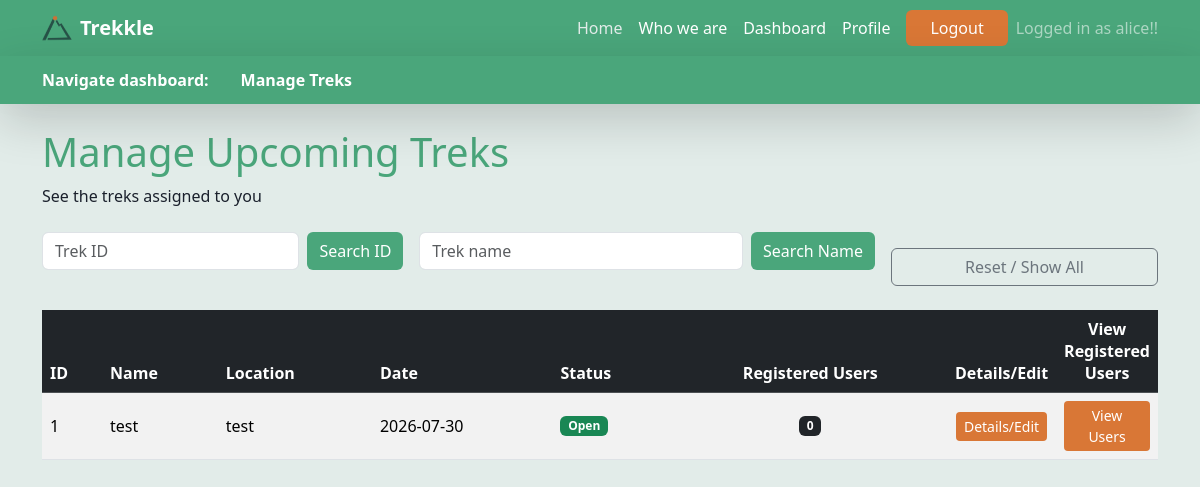
/staff/dashboard (signed in), run on an earlier commit of the app's database.
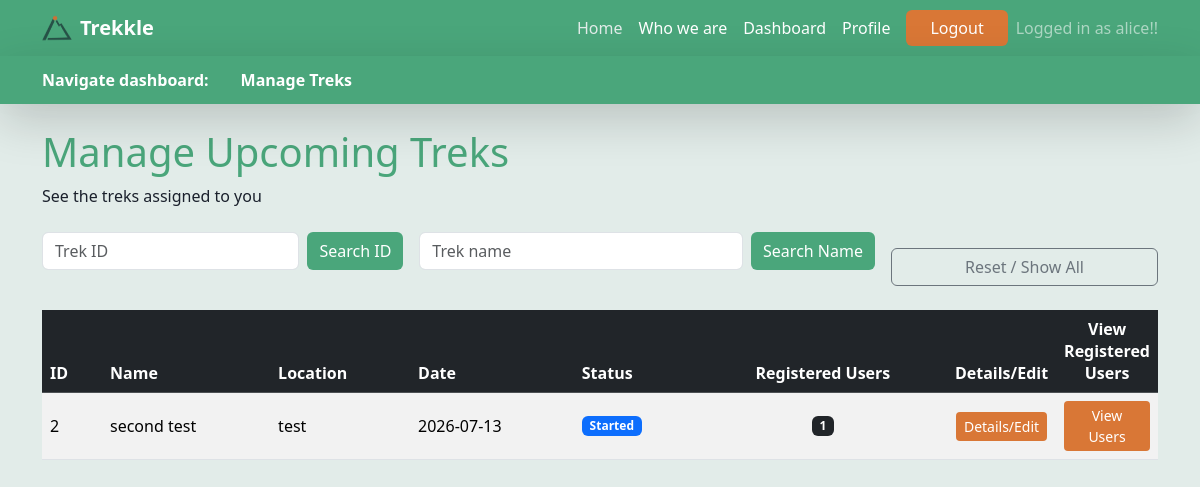
And on a later commit of the database.
### models.py (models this page shows)
class Treks(db.Model):
    id = db.Column(db.Integer, primary_key=True)
    name = db.Column(db.String(150), nullable=False)
    location = db.Column(db.String(150), nullable=False)
    description = db.Column(db.Text)
    difficulty = db.Column(db.String(20), nullable=False)
    duration_days = db.Column(db.Integer, nullable=False)
    total_slots = db.Column(db.Integer, nullable=False)
    available_slots = db.Column(db.Integer, nullable=False)
    start_date = db.Column(db.Date, nullable=False)
    end_date = db.Column(db.Date, nullable=False)
    status = db.Column(db.String(20), nullable=False, default="Open")
    trek_updates = db.Column(db.String(250), default="As Scheduled")
    created_at = db.Column(db.DateTime, default=lambda: datetime.now(timezone.utc))

### staff.py (the view)
@staff_bp.route('/staff/dashboard')
@login_required
@staff_required
def staff_dashboard():
    search_id   = request.args.get('search_id', '').strip()
    search_name = request.args.get('search_name', '').strip()
    squery = StaffAssignment.query.filter(StaffAssignment.staff_assigned == current_user.id)
    assigned_trek_ids = db.session.query(StaffAssignment.trek_id).filter(
        StaffAssignment.staff_assigned == current_user.id
    ).subquery()
    query = Treks.query.filter(
        Treks.id.in_(assigned_trek_ids),
        Treks.start_date >= date.today()
    ) # only show upcoming treks
    if search_id:
        try:
            query = query.filter(Treks.id == int(search_id))
        except ValueError:
            flash('Invalid Trek ID format.', 'error')
    elif search_name:
        query = query.filter(Treks.name.ilike(f'%{search_name}%'))
    treks = query.order_by(Treks.id).all()
    def fetch_bookings(trek_id):
        return db.session.query(Booking, User, Treks).join(
            User, Booking.user_id == User.id
        ).join(
            Treks, Booking.trek_id == Treks.id
        ).filter(
            Booking.trek_id == trek_id,
            Booking.status=='Booked'
        ).order_by(Booking.id).all()
    def booking_count(trek_id):
        return Booking.query.filter(
            Booking.trek_id == trek_id,
            Booking.status != 'Cancelled'
        ).count()
    return render_template(
        'staff.html',
        user=current_user,
        treks=treks,
        search_id=search_id,
        search_name=search_name,
        fetch_bookings=fetch_bookings,
        booking_count=booking_count,
    )

### app.py (called while the page is built)
@login_manager.user_loader
def load_user(user_id):
    return(User.query.get(int(user_id)))

### staff.py (called while the page is built)
def staff_required(f):
    @wraps(f)
    def wrapped(*args, **kwargs):
        if current_user.role != 'Staff' or current_user.status != 'active':
            from flask import abort
            abort(403)
        return f(*args, **kwargs)
    return wrapped

### templates/staff.html (shortened to what the changed rows need)
{%extends "base.html"%}
{% block content %}
<div class="container py-4">
    <h1 class="mb-2 text-trekkle-primary" id="treks-section">Manage Upcoming Treks</h1>
    <div style="max-height: 420px; overflow-y: auto;">
        <table class="table table-hover table-striped align-middle mb-0" id="treks_table">
        <thead class="table-dark">
                <tr>
                    <th style="width:60px">ID</th>
                    <th>Name</th>
                    <th>Location</th>
                    <th>Date</th>
                    <th>Status</th>
                    <th class="text-center">Registered Users</th>
                    <th style="width:80px" class="text-center">Details/Edit</th>
                    <th style="width:80px" class="text-center">View Registered Users</th>
                </tr>
        </thead>
        <tbody>
                {% if treks %}
                {% for trek in treks %}
                <tr>
                    <td>{{ trek.id }}</td>
                    <td>{{ trek.name }}</td>
                    <td>{{ trek.location}}</td>
                    <td>{{ trek.start_date}}</td>
                    <td>
                        {% if trek.status == 'Open' %}
                        <span class="badge bg-success">Open</span>
                        {% elif trek.status == 'Started' %}
                        <span class="badge bg-primary">Started</span>
                        {% elif trek.status == 'Completed' %}
                        <span class="badge bg-info">Completed</span>
                        {% elif trek.status == 'Cancelled' %}
                        <span class="badge bg-danger">Cancelled</span>
                        {% else %}
                        <span class="badge bg-secondary">{{ trek.status }}</span>
                        {% endif %}
                    </td>
                    <td class="text-center">
                        <span class="badge bg-dark">{{ booking_count(trek.id) }}</span>
                    </td>
                    <td class="text-center">
                        <button class="btn btn-sm btn-trekkle-cta" data-bs-toggle="modal"
                            data-bs-target="#editModal{{ trek.id }}" title="Edit trek">
                            Details/Edit
                        </button>
                    </td>
                    <td class="text-center">
                        <button class="btn btn-sm btn-trekkle-cta" data-bs-toggle="modal"
                            data-bs-target="#viewUsersModal{{ trek.id }}" title="View Registered Users">
                            View Users
                        </button>
                    </td>
                </tr>
                {% endfor %}
                {% else %}
                <tr>
                    <td colspan="8" class="text-center text-muted py-4">No treks found.</td>
                </tr>
                {% endif %}
        </tbody>
        </table>
    </div>
</div>
{%endblock%}

What changed in the data, as far as the page shows it:
no longer on this page (row edited): Treks: id "1", name "test", location "test", start_date "2026-07-30", status "Open", booking_count "0"
added Treks: id "2", name "second test", location "test", start_date "2026-07-13", status "Started", available_slots "1"
